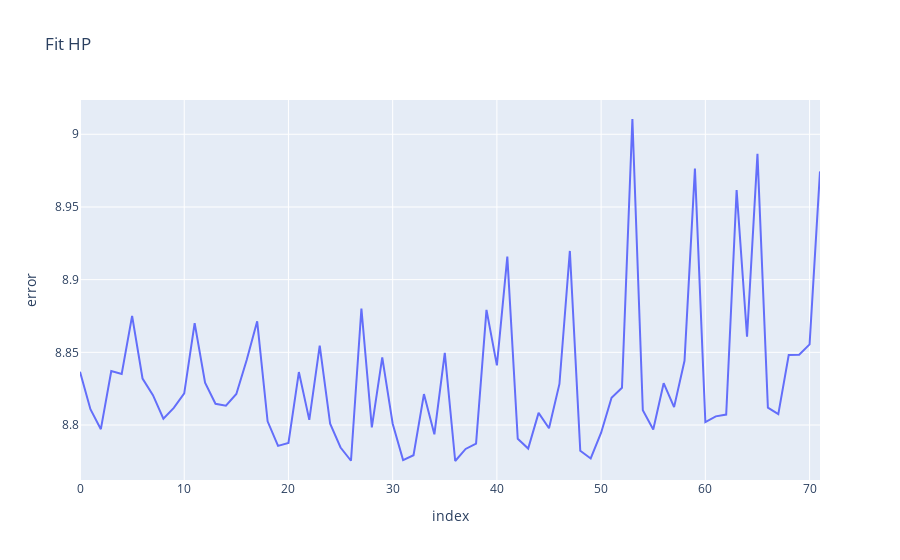

Here is the notebook cell this chart was saved with:
### Code cell
import plotly.express as px

fig = px.line(params, y="error", hover_data=['gamma', 'lr', 'weight'], title='Fit HP')

fig.show()

### Figure 1 — Plotly figure (JSON) as saved in the notebook; plotly's stock layout.template omitted (floating-point values rounded to 4 significant figures; data arrays with more than 128 entries replaced by an {"elided": "..."} marker saying what was removed)
{"data": [{"customdata": {"elided": "72x3 float values"}, "hovertemplate": "index=%{x}<br>error=%{y}<br>gamma=%{customdata[0]}<br>lr=%{customdata[1]}<br>weight=%{customdata[2]}<extra></extra>", "legendgroup": "", "line": {"color": "#636efa", "dash": "solid"}, "marker": {"symbol": "circle"}, "mode": "lines", "name": "", "orientation": "v", "showlegend": false, "type": "scatter", "x": [0, 1, 2, 3, 4, 5, 6, 7, 8, 9, 10, 11, 12, 13, 14, 15, 16, 17, 18, 19, 20, 21, 22, 23, 24, 25, 26, 27, 28, 29, 30, 31, 32, 33, 34, 35, 36, 37, 38, 39, 40, 41, 42, 43, 44, 45, 46, 47, 48, 49, 50, 51, 52, 53, 54, 55, 56, 57, 58, 59, 60, 61, 62, 63, 64, 65, 66, 67, 68, 69, 70, 71], "xaxis": "x", "y": [8.837, 8.811, 8.797, 8.837, 8.835, 8.875, 8.832, 8.821, 8.804, 8.812, 8.822, 8.87, 8.829, 8.815, 8.813, 8.821, 8.845, 8.871, 8.803, 8.786, 8.788, 8.836, 8.804, 8.855, 8.801, 8.785, 8.775, 8.88, 8.798, 8.847, 8.801, 8.776, 8.779, 8.821, 8.794, 8.85, 8.775, 8.784, 8.787, 8.879, 8.841, 8.916, 8.791, 8.784, 8.808, 8.798, 8.828, 8.92, 8.782, 8.777, 8.795, 8.819, 8.826, 9.011, 8.81, 8.797, 8.829, 8.812, 8.844, 8.976, 8.802, 8.806, 8.807, 8.962, 8.861, 8.987, 8.812, 8.808, 8.848, 8.848, 8.855, 8.974], "yaxis": "y"}], "layout": {"legend": {"tracegroupgap": 0}, "title": {"text": "Fit HP"}, "xaxis": {"anchor": "y", "domain": [0, 1], "title": {"text": "index"}}, "yaxis": {"anchor": "x", "domain": [0, 1], "title": {"text": "error"}}}}
